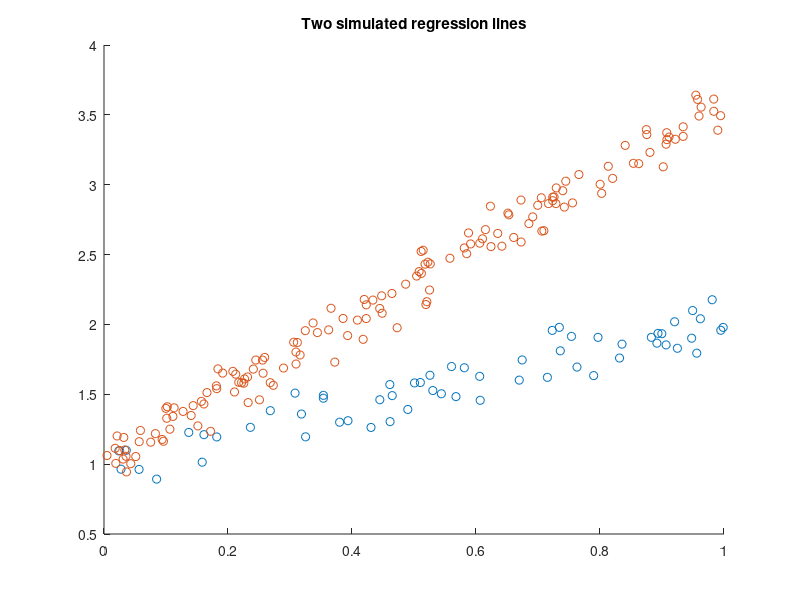

MATLAB code for this plot: (Note: this script raises an error after producing the figure.)
load tempfileWS
% Therefore the value of mdr becomes much smaller than it should be.
% Please note the dip around step m=165, which is due to entrance of the
% units of the second larger group. This trajectory just after the dip
% collapses into the trajectory which starts from the second group.
% Around steps 90-110 it is also possible to see two trajectories
% inside the bands which collaps into one around m=120. Please use
% mdrrsplot with option databrush in order to explore the units
% belonging to subset. Here we limit ourselves to notice that around m
% =180 all the units from second group are included into subset (plus
% some of group 1 given that the two groups partially overlap). Also
% notice once again the decrease in the unique trajectory of minimum
% deletion residual after m around 180 which is due to the entry of the
% units of the first smaller group.
close all
rng(2);
b1=[1 1];
b2=[1 2.6];
n1=60;
n2=150;
s1=0.1;
s2=0.1;
X1=rand(n1,1);
X2=rand(n2,1);
y1=randn(n1,1)*s1+b1(1)+b1(2)*X1;
y2=randn(n2,1)*s2+b2(1)+b2(2)*X2;
hold('on')
plot(X1,y1,'o');
plot(X2,y2,'o');
title('Two simulated regression lines')
y=[y1;y2];
X=[X1;X2];
figure
% parfor of Parallel Computing Toolbox is used (if present in current
% computer). Parallel pool is closed after the execution of the random starts
[out]=FSRmdrrs(y,X,'constr','','nsimul',100,'init',10,'plots',1,'cleanpool',true);
close all
save tempfileWS